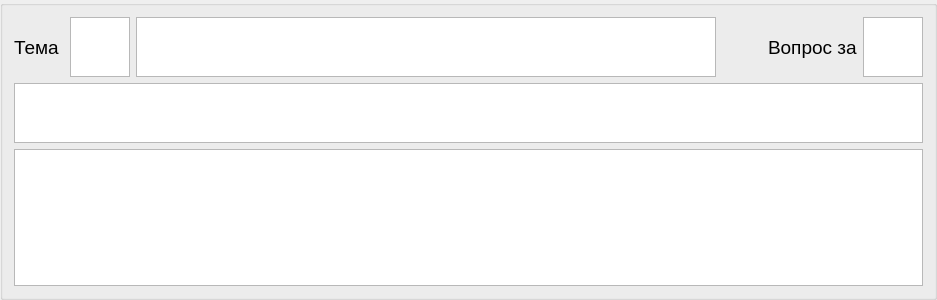
     <widget class="QGroupBox" name="questionsBox">
      <property name="minimumSize">
       <size>
        <width>800</width>
        <height>240</height>
       </size>
      </property>
      <property name="maximumSize">
       <size>
        <width>1000</width>
        <height>300</height>
       </size>
      </property>
      <property name="title">
       <string/>
      </property>
      <layout class="QGridLayout" name="gridLayout_5">
       <item row="0" column="5">
        <widget class="QTextBrowser" name="valueQuestionBrowser">
         <property name="minimumSize">
          <size>
           <width>0</width>
           <height>0</height>
          </size>
         </property>
         <property name="maximumSize">
          <size>
           <width>60</width>
           <height>60</height>
          </size>
         </property>
         <property name="font">
          <font>
           <family>Arial</family>
           <pointsize>24</pointsize>
          </font>
         </property>
        </widget>
       </item>
       <item row="0" column="0">
        <widget class="QLabel" name="themeLabel">
         <property name="font">
          <font>
           <family>Arial</family>
           <pointsize>14</pointsize>
          </font>
         </property>
         <property name="text">
          <string>Тема </string>
         </property>
        </widget>
       </item>
       <item row="0" column="3">
        <spacer name="horizontalSpacer">
         <property name="orientation">
          <enum>Qt::Horizontal</enum>
         </property>
         <property name="sizeHint" stdset="0">
          <size>
           <width>40</width>
           <height>20</height>
          </size>
         </property>
        </spacer>
       </item>
       <item row="2" column="0" colspan="6">
        <widget class="QTextBrowser" name="answerBrowser">
         <property name="minimumSize">
          <size>
           <width>800</width>
           <height>120</height>
          </size>
         </property>
         <property name="maximumSize">
          <size>
           <width>1000</width>
           <height>200</height>
          </size>
         </property>
         <property name="font">
          <font>
           <family>Times New Roman</family>
           <pointsize>12</pointsize>
          </font>
         </property>
        </widget>
       </item>
       <item row="1" column="0" colspan="6">
        <widget class="QTextBrowser" name="questionBrowser">
         <property name="minimumSize">
          <size>
           <width>800</width>
           <height>60</height>
          </size>
         </property>
         <property name="maximumSize">
          <size>
           <width>1000</width>
           <height>100</height>
          </size>
         </property>
         <property name="font">
          <font>
           <family>Times New Roman</family>
           <pointsize>12</pointsize>
          </font>
         </property>
        </widget>
       </item>
       <item row="0" column="2">
        <widget class="QTextBrowser" name="nameThemeBrowser">
         <property name="minimumSize">
          <size>
           <width>580</width>
           <height>0</height>
          </size>
         </property>
         <property name="maximumSize">
          <size>
           <width>580</width>
           <height>60</height>
          </size>
         </property>
         <property name="font">
          <font>
           <family>Arial</family>
           <pointsize>12</pointsize>
          </font>
         </property>
        </widget>
       </item>
       <item row="0" column="1">
        <widget class="QTextBrowser" name="numberThemeBrowser">
         <property name="maximumSize">
          <size>
           <width>60</width>
           <height>60</height>
          </size>
         </property>
         <property name="font">
          <font>
           <family>Arial</family>
           <pointsize>24</pointsize>
          </font>
         </property>
        </widget>
       </item>
       <item row="0" column="4">
        <widget class="QLabel" name="valueQuestionLabel">
         <property name="font">
          <font>
           <family>Arial</family>
           <pointsize>14</pointsize>
          </font>
         </property>
         <property name="text">
          <string>Вопрос за</string>
         </property>
        </widget>
       </item>
      </layout>
     </widget>
